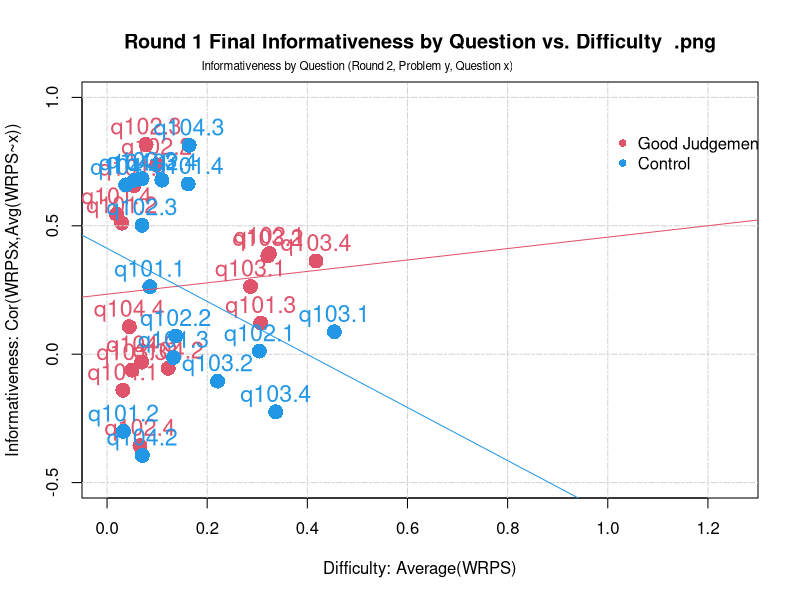
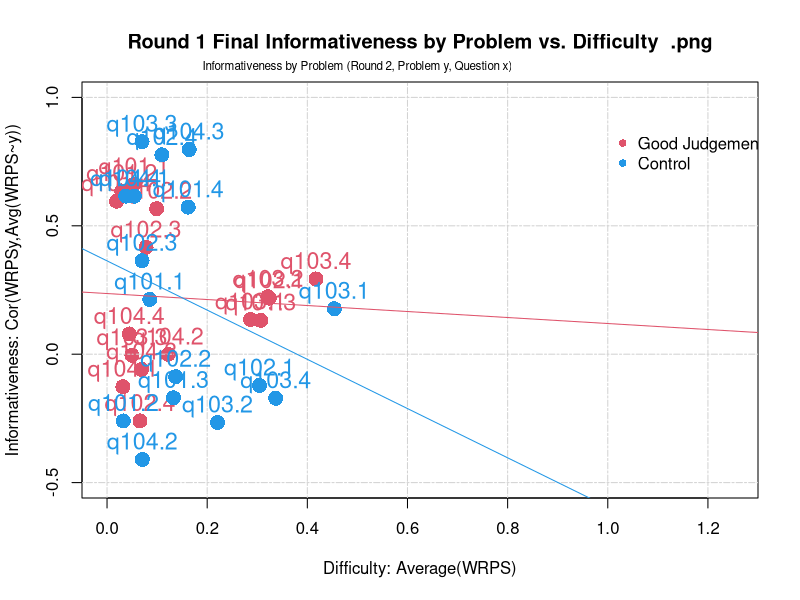
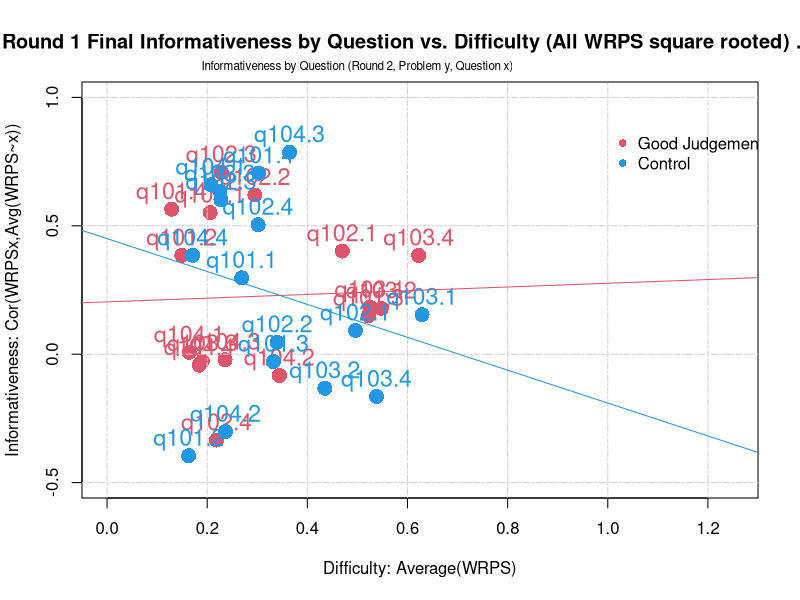
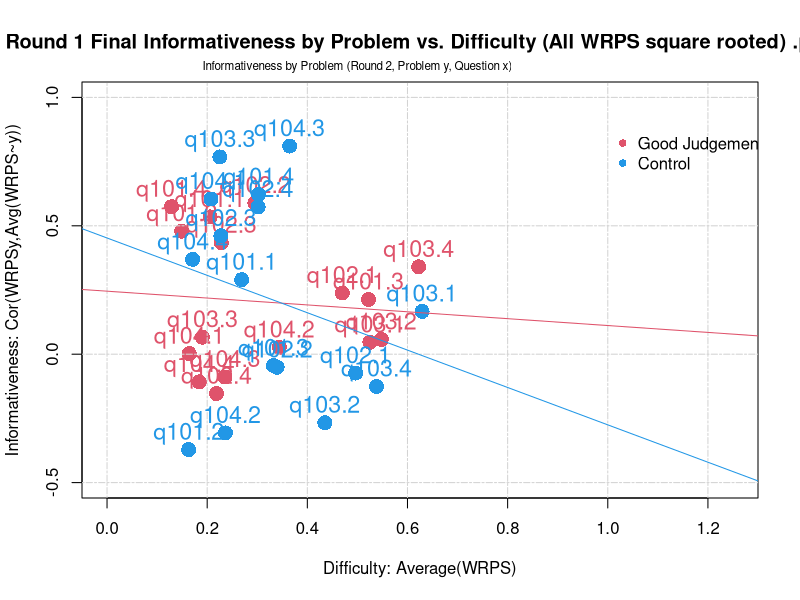
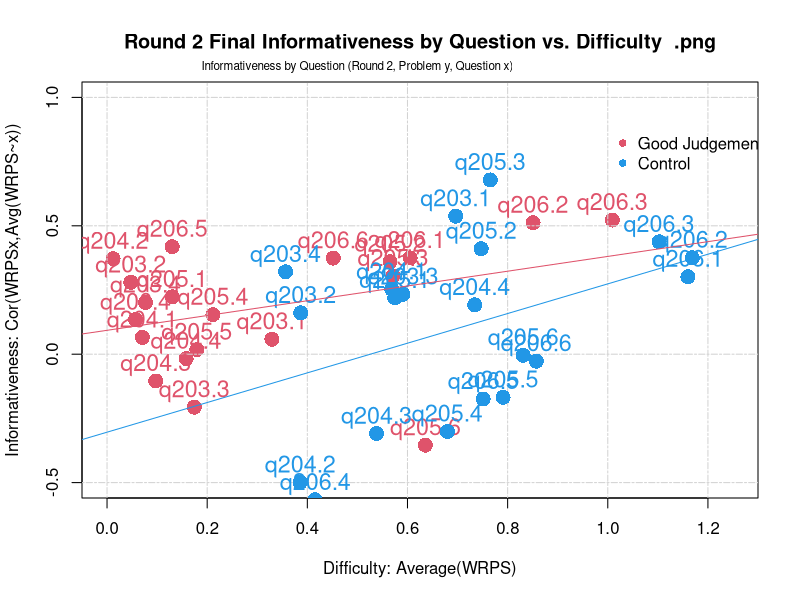
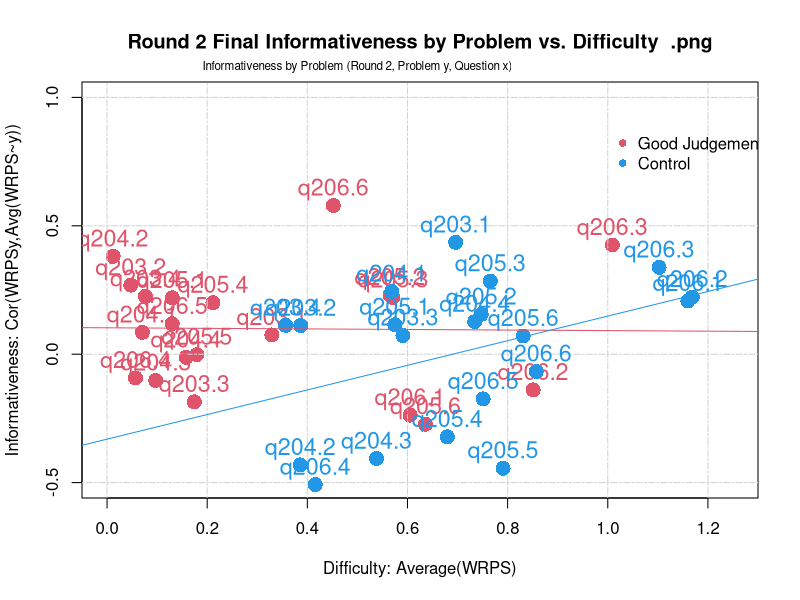
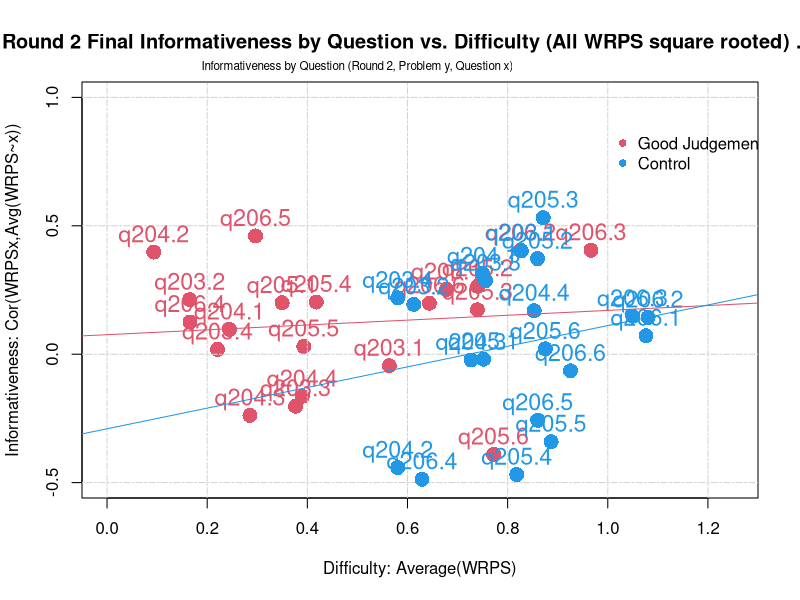
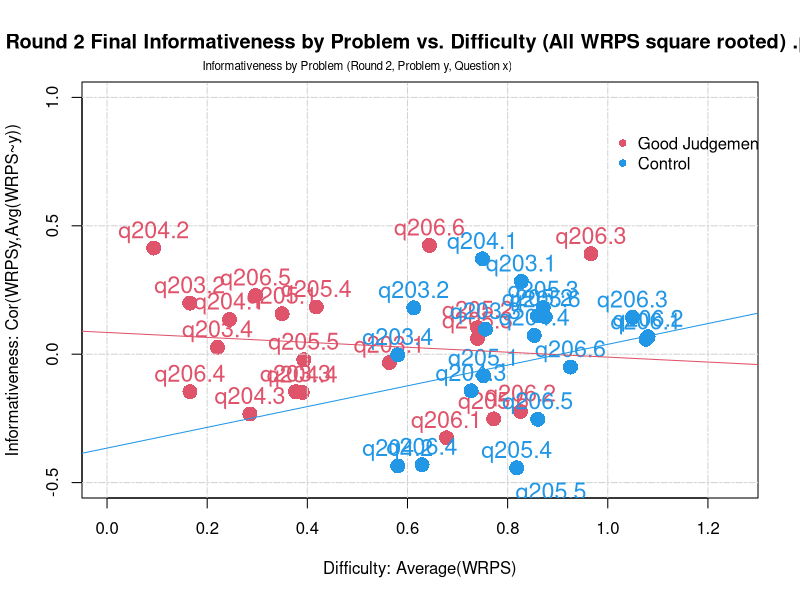

Generate these figures, in order, with R:
###############################################
#
#
#get data by rounds
#make sure data is in format:
#col 1: forecaster/team
#col 2-n labels: question numbers as you want them to appear on graph
#data = WRPS scores
#p_starts are the columns where each successive problem starts in data

gjudgedataR1 <- read.csv("InformativenessVsDifficultyR1 - GJudge.csv", row.names=1)
controldataR1 <- read.csv("InformativenessVsDifficultyR1 - Control.csv", row.names=1)
p_startsR1 = c(1,5,9,13)

gjudgedataR2 <- read.csv("InformativenessVsDifficultyR2 - GJudge.csv", row.names=1)
controldataR2 <- read.csv("InformativenessVsDifficultyR2 - Control.csv", row.names=1)
p_startsR2 = c(1,5,9,15)

gjudgedataR1_initial <- read.csv("InformVDiff_data - Round1_GJudge_Initial.csv", row.names=1)
controldataR1_initial <- read.csv("InformativenessVsDifficultyR1 - Control.csv", row.names=1)
p_startsR1 = c(1,5,9,13)

gjudgedataR2_initial <- read.csv("InformVDiff_data - Round2_GJudge_Initial.csv", row.names=1)
controldataR2_initial <- read.csv("InformativenessVsDifficultyR2 - Control.csv", row.names=1)
p_startsR2 = c(1,5,9,15)

round1 = list("data" = list("gjudge" = gjudgedataR1,"control" = controldataR1,
    "p_starts" = c(p_startsR1,length(gjudgedataR1)+1),"Round" = "Round 1 Final",'sqrt'=''))
round2 = list("data" = list("gjudge" = gjudgedataR2,"control" = controldataR2,
    "p_starts" = c(p_startsR2,length(gjudgedataR2)+1),"Round" = "Round 2 Final",'sqrt'=''))
round1_initial = list("data" = list("gjudge" = gjudgedataR1_initial,"control" = controldataR1_initial,
    "p_starts" = c(p_startsR1,length(gjudgedataR1_initial)+1),"Round" = "Round 1 Initial",'sqrt'=''))
round2_initial = list("data" = list("gjudge" = gjudgedataR2_initial,"control" = controldataR2_initial,
    "p_starts" = c(p_startsR2,length(gjudgedataR2_initial)+1),"Round" = "Round 2 Initial",'sqrt'=''))

#
#
###############################################


#find means of each question score
get_difficulties = function(round_data){
  for (i in 1:2){
    round_data[[i]]$gjudge_difficulty = apply(round_data[[i]]$gjudge[,],2,mean)
    round_data[[i]]$control_difficulty = apply(round_data[[i]]$control[,],2,mean)
  }
  return(round_data)
}

#get means of all other questions by forecaster/team by question
get_means_by_question = function(round_data){
  for (i in 1:2){
    round_data[[i]]$gjudge_difficulty_Qx = round_data[[i]]$gjudge
    for (j in 1:length(round_data[[i]]$gjudge)){
      round_data[[i]]$gjudge_difficulty_Qx[,j] = apply(round_data[[i]]$gjudge[,-j],1,mean)
    }
    round_data[[i]]$control_difficulty_Qx = round_data[[i]]$control
    for (j in 1:length(round_data[[i]]$control)){
      round_data[[i]]$control_difficulty_Qx[,j] = apply(round_data[[i]]$control[,-j],1,mean)
    }
  }
  return(round_data)
}

#get means of all other questions by forecaster/team by problem
get_means_by_problem = function(round_data){
  for (i in 1:2){
    round_data[[i]]$p_lengths = round_data[[i]]$p_starts[-1]-round_data[[i]]$p_starts[-length(round_data[[i]]$p_starts)]
    
    round_data[[i]]$gjudge_difficulty_Px = round_data[[i]]$gjudge
    for (j in 1:length(round_data[[i]]$p_lengths)){
      round_data[[i]]$gjudge_difficulty_Px[,round_data[[i]]$p_starts[j]:(round_data[[i]]$p_starts[j]+round_data[[i]]$p_lengths[j]-1)] =
        apply(round_data[[i]]$gjudge[,-c(round_data[[i]]$p_starts[j]:(round_data[[i]]$p_starts[j]+round_data[[i]]$p_lengths[j]-1))],1,mean)
    }
    
    round_data[[i]]$control_difficulty_Px = round_data[[i]]$control
    for (j in 1:length(round_data[[i]]$p_lengths)){
      round_data[[i]]$control_difficulty_Px[,round_data[[i]]$p_starts[j]:(round_data[[i]]$p_starts[j]+round_data[[i]]$p_lengths[j]-1)] =
        apply(round_data[[i]]$control[,-c(round_data[[i]]$p_starts[j]:(round_data[[i]]$p_starts[j]+round_data[[i]]$p_lengths[j]-1))],1,mean)
    }
  }
  return(round_data)
}

#correlate scores to means of all other questions/problems
#Could be simplified more to remove repetition
get_informativeness = function(round_data){
  for (i in 1:2){
    round_data[[i]]$gjudge_informativeness_Qx = round_data[[i]]$gjudge_difficulty
    for (j in 1:length(round_data[[i]]$gjudge)){
      round_data[[i]]$gjudge_informativeness_Qx[j] = cor(round_data[[i]]$gjudge[,j],round_data[[i]]$gjudge_difficulty_Qx[,j])
    } 
    round_data[[i]]$gjudge_informativeness_Px = round_data[[i]]$gjudge_difficulty
    for (j in 1:length(round_data[[i]]$gjudge)){
      round_data[[i]]$gjudge_informativeness_Px[j] = cor(round_data[[i]]$gjudge[,j],round_data[[i]]$gjudge_difficulty_Px[,j])
    } 
    round_data[[i]]$control_informativeness_Qx = round_data[[i]]$control_difficulty
    for (j in 1:length(round_data[[i]]$control)){
      round_data[[i]]$control_informativeness_Qx[j] = cor(round_data[[i]]$control[,j],round_data[[i]]$control_difficulty_Qx[,j])
    } 
    round_data[[i]]$control_informativeness_Px = round_data[[i]]$control_difficulty
    for (j in 1:length(round_data[[i]]$control)){
      round_data[[i]]$control_informativeness_Px[j] = cor(round_data[[i]]$control[,j],round_data[[i]]$control_difficulty_Px[,j])
    }
  }
  return(round_data)
}


#does the above in order
prepare_data = function(round_data){
  #grab sqrts first here
  round_data$data_sqrt = round_data$data
  round_data$data_sqrt$sqrt = '(All WRPS square rooted)'
  round_data$data_sqrt$gjudge = sqrt(round_data$data_sqrt$gjudge)
  round_data$data_sqrt$control = sqrt(round_data$data_sqrt$control)

  round_data = get_difficulties(round_data)
  round_data = get_means_by_question(round_data)
  round_data = get_means_by_problem(round_data)
  round_data = get_informativeness(round_data)
  
  return(round_data)  
}

#creates and saves 4 graphs per run of informativeness vs difficulty
generate_graph = function(round_data){
  #repetition for Q vs P balancing
  for (i in 1:2){
    title = paste(round_data[[i]]$Round,"Informativeness by Question vs. Difficulty",round_data[[i]]$sqrt,".png")
    png(title,width = 1000,height = 700)
    plot(round_data[[i]]$gjudge_difficulty,round_data[[i]]$gjudge_informativeness_Qx,main=title,
         col = 2,xlab = 'Difficulty: Average(WRPS)',ylab = 'Informativeness: Cor(WRPSx,Avg(WRPS~x))',
         xlim=c(0,1.25),ylim=c(-.5,1),pch=16,cex=2)
    mtext("Informativeness by Question (Round 2, Problem y, Question x)",side=3,line=0.4,at=.5,adj=0.5,cex=.7)
    grid (NULL,NULL, lty = 6)
    text(round_data[[i]]$gjudge_difficulty,round_data[[i]]$gjudge_informativeness_Qx+.06,labels = colnames(round_data[[i]]$gjudge),col=2,cex=1.4)
    points(round_data[[i]]$control_difficulty,round_data[[i]]$control_informativeness_Qx,col=4,pch=16,cex=2)
    text(round_data[[i]]$control_difficulty,round_data[[i]]$control_informativeness_Qx+.06,labels = colnames(round_data[[i]]$control),col=4,cex=1.4)
    abline(lm(round_data[[i]]$gjudge_informativeness_Qx~round_data[[i]]$gjudge_difficulty),col=2)
    abline(lm(round_data[[i]]$control_informativeness_Qx~round_data[[i]]$control_difficulty),col=4)
    legend(x=1,y=.9,legend=c("Good Judgement","Control"),col=c(2,4),pch=16,bty='n')
    dev.off()
    
    title = paste(round_data[[i]]$Round,"Informativeness by Problem vs. Difficulty",round_data[[i]]$sqrt,".png")
    png(title,width = 1000,height = 700)
    plot(round_data[[i]]$gjudge_difficulty,round_data[[i]]$gjudge_informativeness_Px,main=title,
         col = 2,xlab = 'Difficulty: Average(WRPS)',ylab = 'Informativeness: Cor(WRPSy,Avg(WRPS~y))',
         xlim=c(0,1.25),ylim=c(-.5,1),pch=16,cex=2)
    mtext("Informativeness by Problem (Round 2, Problem y, Question x)",side=3,line=0.4,at=.5,adj=0.5,cex=.7)
    grid (NULL,NULL, lty = 6)
    text(round_data[[i]]$gjudge_difficulty,round_data[[i]]$gjudge_informativeness_Px+.06,labels = colnames(round_data[[i]]$gjudge),col=2,cex=1.4)
    points(round_data[[i]]$control_difficulty,round_data[[i]]$control_informativeness_Px,col=4,pch=16,cex=2)
    text(round_data[[i]]$control_difficulty,round_data[[i]]$control_informativeness_Px+.06,labels = colnames(round_data[[i]]$control),col=4,cex=1.4)
    abline(lm(round_data[[i]]$gjudge_informativeness_Px~round_data[[i]]$gjudge_difficulty),col=2)
    abline(lm(round_data[[i]]$control_informativeness_Px~round_data[[i]]$control_difficulty),col=4)
    legend(x=1,y=.9,legend=c("Good Judgement","Control"),col=c(2,4),pch=16,bty='n')
    dev.off()
    
  }
}

create_graphs = function(round_data){
  round_data = prepare_data(round_data)
  generate_graph(round_data)
  return(round_data)
}



round1 = create_graphs(round1)
round2 = create_graphs(round2)
round1_initial = create_graphs(round1_initial)
round2_initial = create_graphs(round2_initial)



